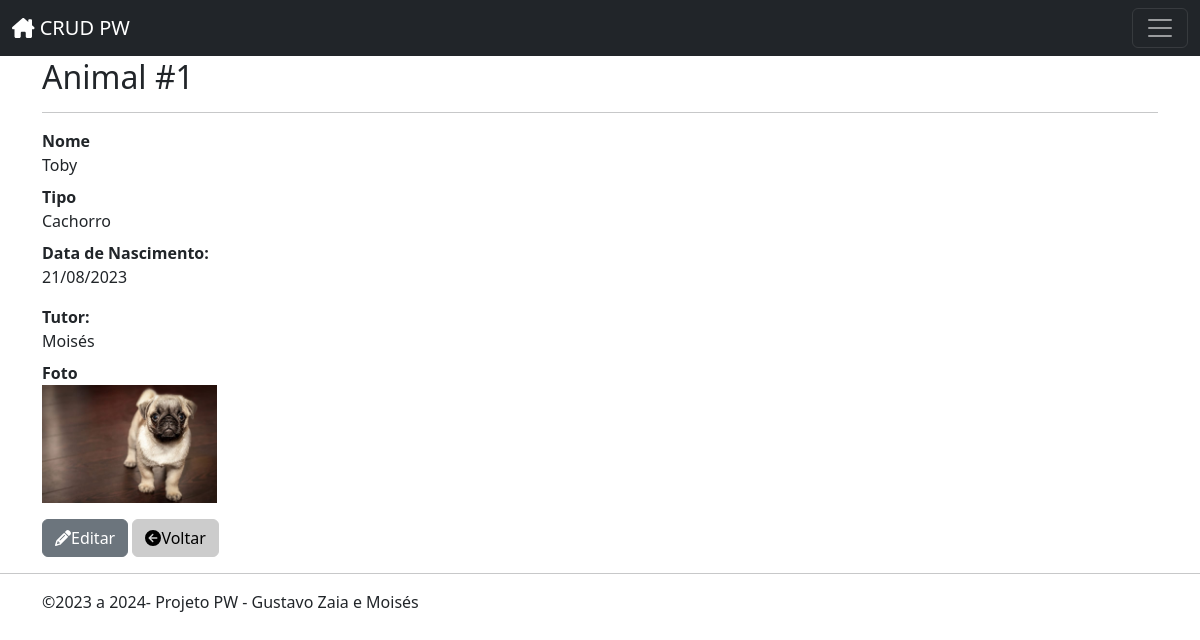
The page /animais/view.php?id=1 on the database as committed earlier.
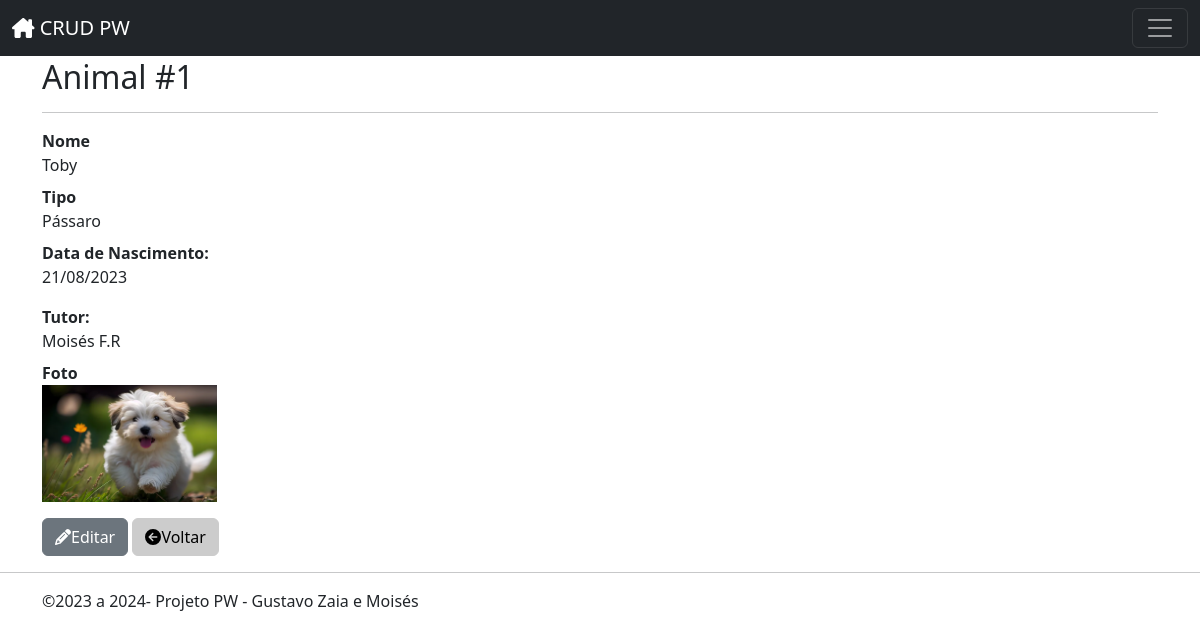
The same page on the database as committed later.
### tables this page shows
CREATE TABLE `animal` (
  `id` int(11) NOT NULL,
  `nome` varchar(50) DEFAULT NULL,
  `tutor` varchar(50) DEFAULT NULL,
  `tipo` varchar(25) DEFAULT NULL,
  `dataNasc` date DEFAULT NULL,
  `foto` varchar(69) DEFAULT NULL
);

### inc/database.php (called while the page is built, shortened)
<?php
function open_database()
{
	$servername = "localhost";
	$username = "root";
	$password = "";
	try {
		$conn = new PDO("mysql:host=$servername;dbname=wda_crud", $username, $password);
		$conn->setAttribute(PDO::ATTR_ERRMODE, PDO::ERRMODE_EXCEPTION);
		return $conn;
	} catch (Exception $e) {
		echo $e->getMessage();
		return null;
	}
}
function find($table = null, $id = null)
{
	try {
		$database = open_database();
		$found = null;
		if ($id) {
			$stmt = $database->prepare("SELECT * FROM " . $table . " WHERE id = ?");
			$stmt->bindParam(1, $id);
			$stmt->execute();
			if($stmt->rowCount() > 0) {
				$found = $stmt->fetch(PDO::FETCH_ASSOC);
			}
		} else {
			$stmt = $database->prepare("SELECT * FROM " . $table);
			$stmt->execute();
			if ($stmt->rowCount() > 0) {
				$found = $stmt->fetchAll(PDO::FETCH_ASSOC);
			}
		}
	} catch (Exception $e) {
		$_SESSION['message'] = $e->GetMessage();
		$_SESSION['type'] = 'danger';
	}
	return $found;
}
function formatadata($date, $formato)
{
	$dt = new Datetime($date, new DatetimeZone("America/Sao_Paulo"));
	return $dt->format($formato);
}

### animais/functions.php (called while the page is built, shortened)
<?php
    function view($id = null) {
        $animals = find("animal", $id);
    }
?>

### animais/view.php (the view, shortened to what this page needs)
<?php
    include('functions.php');
    view($_GET['id']);
?>
            <h2 class="mt-2">Animal #<?php echo $animals['id']; ?></h2>
            <hr>
            <dl class="dl-horizontal">
                <dt>Nome</dt>
                <dd><?php echo $animals['nome']; ?></dd>
                <dt>Tipo</dt>
                <dd><?php echo $animals['tipo']; ?></dd>
                <dt>Data de Nascimento:</dt>
                <dd><?php echo formatadata($animals['dataNasc'],"d/m/Y" ) ?></dd>
            </dl>
            <dl class="dl-horizontal">
                <dt>Tutor:</dt>
                <dd><?php echo $animals['tutor']; ?></dd>
                <dt>Foto</dt>
                <dd>
                    <?php
                        if($animals['foto']){
                            echo '<img width="175px" src="fotos/' . $animals['foto'] . '">';
                        }else{
                            echo '<img width="175px" src="fotos/sem_imagem.jpg">';
                        }
                    ?>
                </dd>
            </dl>
            <div id="actions" class="row">
                <div class="col-md-12">
                <a href="edit.php?id=<?php echo $animals['id']; ?>" class="btn btn-secondary">
                   <i class="fa-solid fa-pencil"></i>Editar
                </a>
                <a href="index.php" class="btn btn-light">
                    <i class="fa-solid fa-circle-arrow-left"></i>Voltar
                </a>
                </div>
            </div>

Rows that differ between the two databases and show on the page:
changed animal "Toby": tipo "Cachorro" → "Pássaro"; tutor "Moisés" → "Moisés F.R"; foto: a different picture
